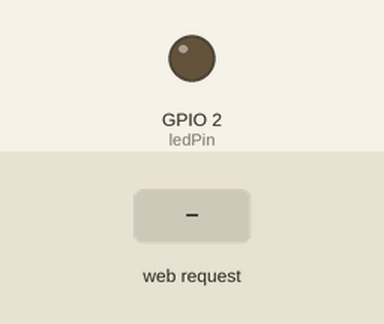
Bench run of a sketch on a simulated ESP32. Shown: output pins drawn as LEDs (lit = HIGH). Inputs (shaded band) come from the test bench. WiFi joins after 1.5 s; servers stay silent unless stated; what the sketch prints to the serial monitor is not drawn.

Above: at 2.7 s.
2.8 s: HTTP request GET /on received
At 3.7 s:
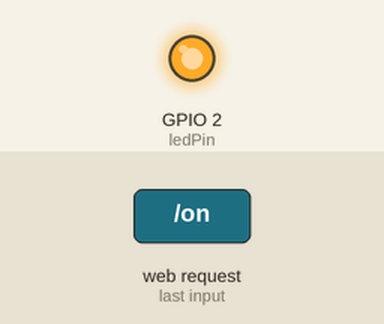
4.3 s: HTTP request GET /off received
At 4.8 s:
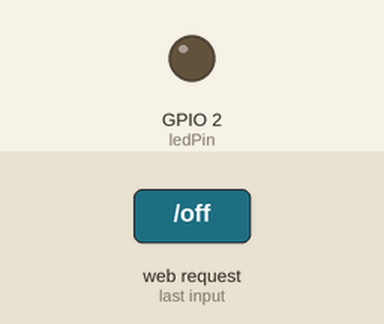
Timing chart, 0 to 7.3 s (numbered marks = the images above; inputs shaded):
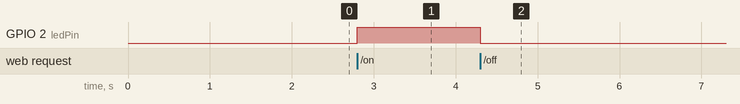

Measured:
- after the input at 2.8 s, GPIO 2 (ledPin): LOW → HIGH at once
- after the input at 4.3 s, GPIO 2 (ledPin): HIGH → LOW at once

The sketch:

wifi_controlling_led.ino
```cpp
#include <WiFi.h>


const char* ssid = "****";
const char* password = "***";


WiFiServer server(80);


const int ledPin = 2;

void setup() {
  Serial.begin(115200);
  pinMode(ledPin, OUTPUT);
  digitalWrite(ledPin, LOW);


  WiFi.begin(ssid, password);
  Serial.print("Connecting to Wi-Fi");

  while (WiFi.status() != WL_CONNECTED) {
    delay(500);
    Serial.print(".");
  }

  Serial.println("\nConnected to Wi-Fi!");
  Serial.print("ESP32 IP Address: ");
  Serial.println(WiFi.localIP());


  server.begin();
}

void loop() {

  WiFiClient client = server.available();
  if (!client) {
    return;
  }

  Serial.println("New Client Connected!");
  String request = client.readStringUntil('\r');
  Serial.println(request);
  client.flush();


  if (request.indexOf("/on") != -1) {
    digitalWrite(ledPin, HIGH);
  }
  if (request.indexOf("/off") != -1) {
    digitalWrite(ledPin, LOW);
  }


  client.println("HTTP/1.1 200 OK");
  client.println("Content-type:text/html");
  client.println("Connection: close");
  client.println();

  client.println("<!DOCTYPE html>");
  client.println("<html><head><title>ESP32 LED Control</title></head>");
  client.println("<body><h2>ESP32 LED Control</h2>");

  client.println("<p><a href=\"/on\"><button>Turn ON</button></a></p>");
  client.println("<p><a href=\"/off\"><button>Turn OFF</button></a></p>");

  client.println("</body></html>");
  client.println();
  client.stop();
}
```
